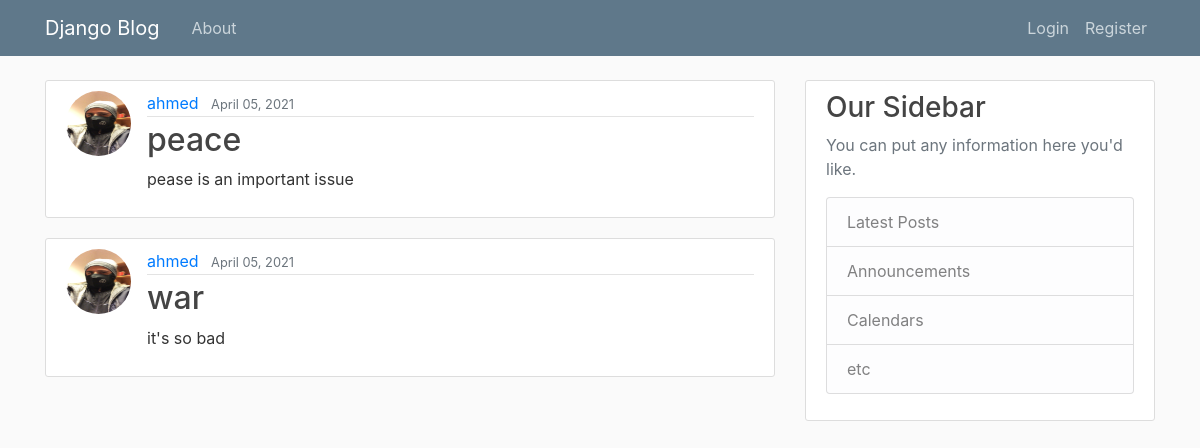
Before: / with the older database file.
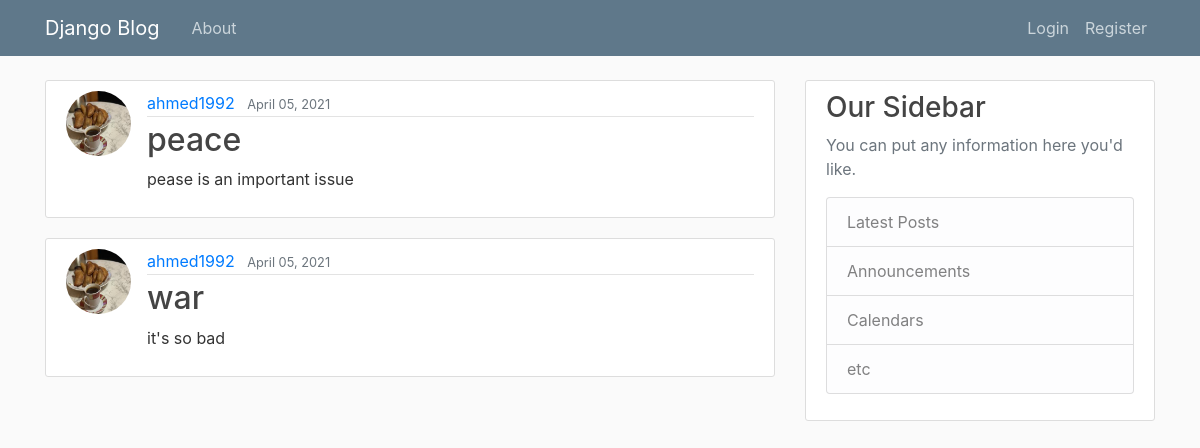
After: the same page with the newer database file.
### fb/models.py (models this page shows, shortened)
class Post(models.Model):
    title = models.CharField(max_length=100)
    content = models.TextField()
    date_posted = models.DateTimeField(default=timezone.now)
    author = models.ForeignKey(User, on_delete=models.CASCADE)

### users/models.py (models this page shows, shortened)
class Profile(models.Model):
    user = models.OneToOneField(User, on_delete=models.CASCADE)
    image = models.ImageField(default='default.png', upload_to='profile_pics')

### fb/views.py (the view)
# urls.py: 2. Add a URL to urlpatterns:  path('', views.home, name='home')
def home(request):
    context = {
        'posts': Post.objects.all()
    }
    return render(request, 'fb/home.html', context)

### fb/templates/fb/home.html
{% extends "fb/base.html" %}
{% block content %}
{% for post in posts %}
<article class="media content-section">
    <img class="rounded-circle article-img" src="{{post.author.profile.image.url}}">
    <div class="media-body">
        <div class="article-metadata">
            <a class="mr-2" href="#">{{ post.author }}</a>
            <small class="text-muted">{{ post.date_posted|date:"F d, Y" }}</small>
        </div>
        <h2><a class="article-title" href="#">{{ post.title }}</a></h2>
        <p class="article-content">{{ post.content }}</p>
    </div>
</article>
{% endfor %}
{% endblock content %}

### fb/templates/fb/base.html (shortened to what this page needs)
{% load static %}
<!DOCTYPE html>
<html>
<head>
    <link rel="stylesheet" href="https://maxcdn.bootstrapcdn.com/bootstrap/4.0.0/css/bootstrap.min.css"
>
    <link rel="stylesheet" type="text/css" href="{%static 'fb/main.css' %}">
</head>
<body>
    <header class="site-header">
        <nav class="navbar navbar-expand-md navbar-dark bg-steel fixed-top">
            <div class="container">
                {% if user.is_authenticated%}
                <a class="navbar-brand mr-4" href="{% url 'fb-home'%}">Django Blog</a>
                {% else %}
                <a class="navbar-brand mr-4" href="{% url 'login'%}">Django Blog</a>
                {% endif %}
                <div class="collapse navbar-collapse" id="navbarToggle">
                    <div class="navbar-nav mr-auto">
                        <a class="nav-item nav-link" href="{% url 'fb-about'%}">About</a>
                    </div>
                    <div class="navbar-nav">
                        {%if user.is_authenticated%}
                        <a class="nav-item nav-link" href="{% url 'logout'%}">logout</a>
                        {% else %}
                        <a class="nav-item nav-link" href="{% url 'login'%}">Login</a>
                        <a class="nav-item nav-link" href="{% url 'register'%}">Register</a>
                        {% endif %}
                    </div>
                </div>
            </div>
        </nav>
    </header>
    <main role="main" class="container">
        <div class="row">
            <div class="col-md-8">
                {% block content %}{% endblock %}
            </div>
            <div class="col-md-4">
                <div class="content-section">
                    <h3>Our Sidebar</h3>
                    <p class='text-muted'>You can put any information here you'd like.
                    <ul class="list-group">
                        <li class="list-group-item list-group-item-light">Latest Posts</li>
                        <li class="list-group-item list-group-item-light">Announcements</li>
                        <li class="list-group-item list-group-item-light">Calendars</li>
                        <li class="list-group-item list-group-item-light">etc</li>
                    </ul>
                    </p>
                </div>
            </div>
        </div>
    </main>
</body>
</html>

### fb/static/fb/main.css (style rules this page uses)
body { background: #fafafa; color: #333333; margin-top: 5rem; }
h1, h2, h3, h4, h5, h6 { color: #444444; }
ul { margin: 0; }
.bg-steel { background-color: #5f788a; }
.site-header .navbar-nav .nav-link { color: #cbd5db; }
.content-section { background: #ffffff; padding: 10px 20px; border: 1px solid #dddddd; border-radius: 3px; margin-bottom: 20px; }
.article-title { color: #444444; }
.article-content { white-space: pre-line; }
.article-img { height: 65px; width: 65px; margin-right: 16px; }
.article-metadata { padding-bottom: 1px; margin-bottom: 4px; border-bottom: 1px solid #e3e3e3 }

Changed rows visible on the page:
changed through a linked row, Post "peace": author.profile.image: a different picture; author "ahmed" → "ahmed1992"
changed through a linked row, Post "war": author.profile.image: a different picture; author "ahmed" → "ahmed1992"
